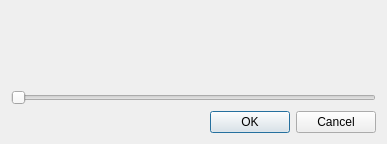
<?xml version="1.0" encoding="UTF-8"?>
<ui version="4.0">
 <class>adjust_size</class>
 <widget class="QWidget" name="adjust_size">
  <property name="geometry">
   <rect>
    <x>0</x>
    <y>0</y>
    <width>387</width>
    <height>144</height>
   </rect>
  </property>
  <property name="windowTitle">
   <string>Go to Cell</string>
  </property>
  <layout class="QVBoxLayout" name="verticalLayout_2">
   <item>
    <layout class="QVBoxLayout" name="verticalLayout">
     <item>
      <widget class="QLabel" name="label">
       <property name="text">
        <string/>
       </property>
      </widget>
     </item>
     <item>
      <widget class="QSlider" name="horizontalSlider">
       <property name="maximum">
        <number>4</number>
       </property>
       <property name="orientation">
        <enum>Qt::Horizontal</enum>
       </property>
      </widget>
     </item>
    </layout>
   </item>
   <item>
    <widget class="QDialogButtonBox" name="buttonBox">
     <property name="orientation">
      <enum>Qt::Horizontal</enum>
     </property>
     <property name="standardButtons">
      <set>QDialogButtonBox::Cancel|QDialogButtonBox::Ok</set>
     </property>
    </widget>
   </item>
  </layout>
 </widget>
 <resources/>
 <connections/>
</ui>
